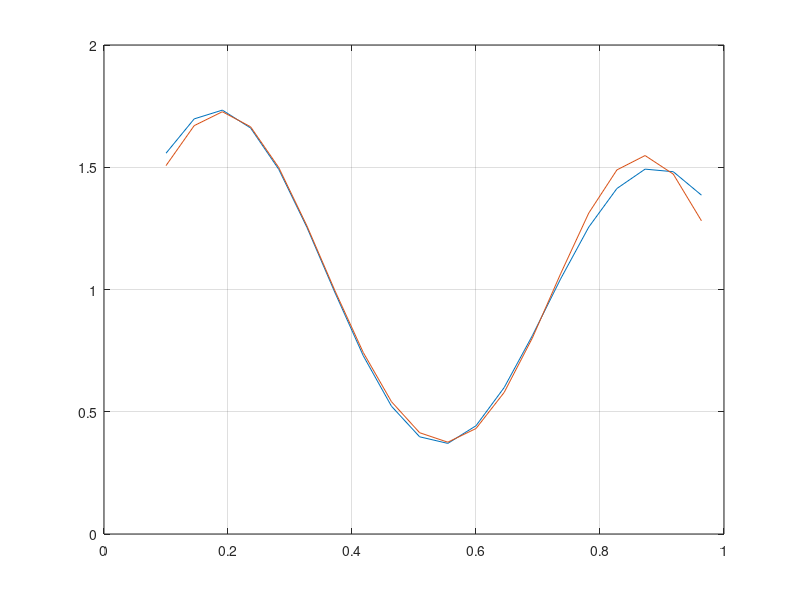

MATLAB code for this plot:
clc
clear all

x = 0.1:1/22:1;

d = (1 + 0.6*sin(2*pi*x/0.7)) + (0.3*sin(2*pi*x))/2;

w1 = randn(1);
w2 = randn(1);
w0 = randn(1);
eta = 0.1;

c1 = 0.19;
c2 = 0.87;
r1 = 0.17;
r2 = 0.15;

for k = 1:5000

for i = 1:20

y1 = exp(-1*(((x(i)-c1)^2) /( 2 * r1 ^2)));
y2 = exp(-1*(((x(i)-c2)^2) /( 2 * r2 ^2)));
y = w1 * y1 + w2 * y2 + w0;
e = d(i) - y;
w1 = w1 + eta * e * y1;
w2 = w2 + eta * e * y2;
w0 = w0 + eta * e;

end

end

for i = 1 : 20
    y1 = exp(-1*(((x(i)-c1)^2) / (2 * r1 ^2)));
    y2 = exp(-1*(((x(i)-c2)^2) / (2 * r2 ^2)));
    Y(i) = w1 * y1 + w2 * y2 + w0;
end

plot(x,d, x,Y)
grid on